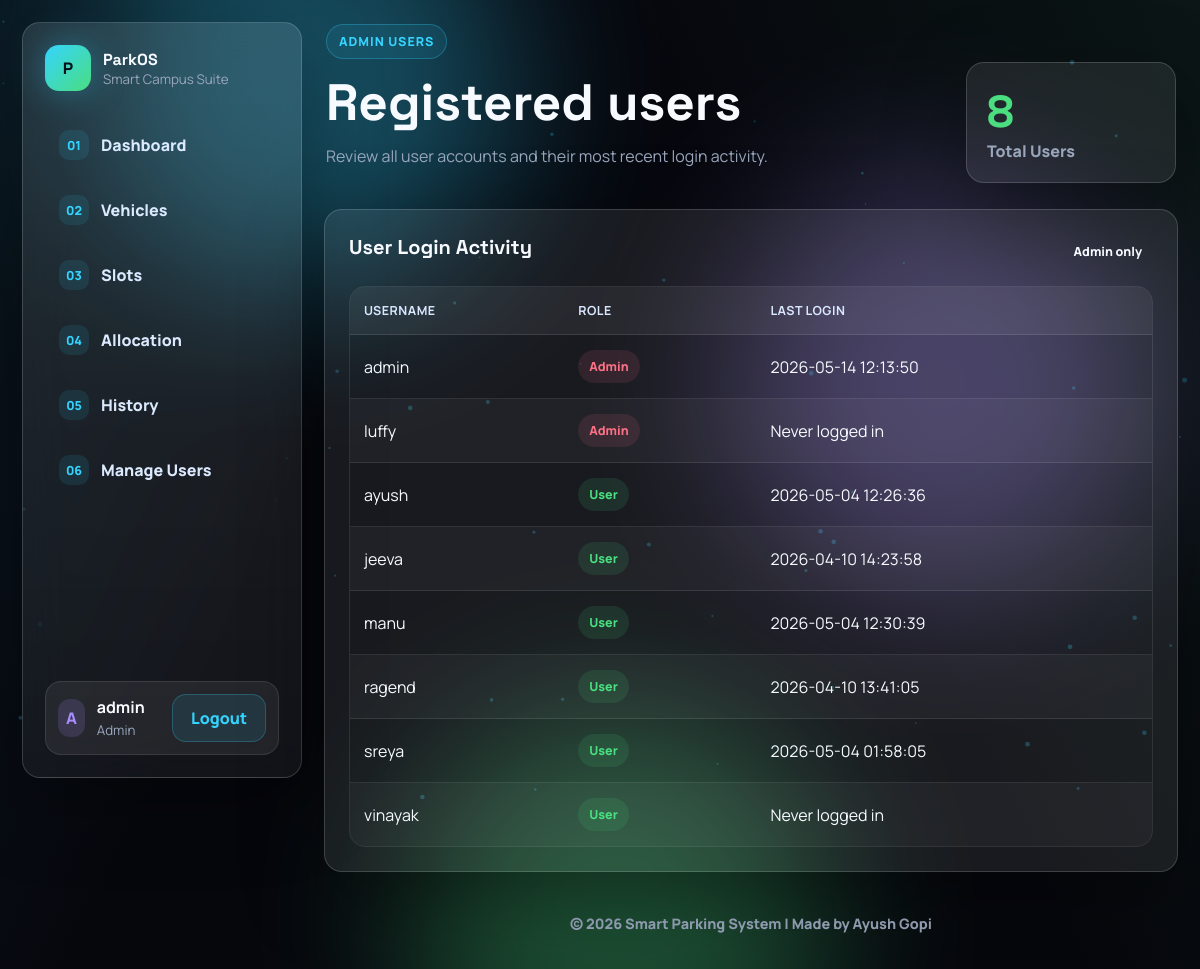
Page /admin/users (signed in) on the committed database.
### tables this page shows
CREATE TABLE users (
            id INTEGER PRIMARY KEY AUTOINCREMENT,
            username TEXT NOT NULL UNIQUE,
            password TEXT NOT NULL,
            role TEXT NOT NULL CHECK(role IN ('admin', 'user'))
        , last_login TEXT);

### app.py (the view)
@app.route("/admin/users")
@admin_required
def admin_users():
    users = query_db(
        """
        SELECT username, role, last_login
        FROM users
        ORDER BY
            CASE WHEN role = 'admin' THEN 0 ELSE 1 END,
            username ASC
        """
    )
    return render_template("users.html", users=users)

### app.py (called while the page is built)
def get_db():
    if "db" not in g:
        g.db = sqlite3.connect(app.config["DATABASE"])
        g.db.row_factory = sqlite3.Row
    return g.db

def query_db(query, params=(), one=False, commit=False):
    db = get_db()
    cursor = db.execute(query, params)
    if commit:
        db.commit()
        return cursor
    rows = cursor.fetchall()
    return (rows[0] if rows else None) if one else rows

def admin_required(view):
    @wraps(view)
    def wrapped_view(**kwargs):
        if session.get("user_id") is None:
            flash("Please log in to continue.", "error")
            return redirect(url_for("login"))
        if session.get("role") != "admin":
            flash("You do not have permission to access that page.", "error")
            return redirect(url_for("dashboard"))
        return view(**kwargs)
    return wrapped_view

@app.before_request
def load_logged_in_user():
    user_id = session.get("user_id")
    if user_id is None:
        g.user = None
    else:
        g.user = query_db("SELECT id, username, role FROM users WHERE id = ?", (user_id,), one=True)

@app.context_processor
def inject_now():
    return {"current_year": datetime.now().year}

### templates/users.html (shortened to what this page needs)
{% extends "base.html" %}
{% block content %}
<section class="page-header">
    <div>
        <span class="eyebrow">Admin Users</span>
        <h1>Registered users</h1>
        <p class="muted">Review all user accounts and their most recent login activity.</p>
    </div>
    <div class="header-badge">
        <strong>{{ users|length }}</strong>
        <span>Total Users</span>
    </div>
</section>
<section class="panel">
    <div class="panel-head">
        <h2>User Login Activity</h2>
        <span class="role-pill">Admin only</span>
    </div>
    {% if users %}
    <div class="table-wrap">
        <table>
            <thead>
                <tr>
                    <th>Username</th>
                    <th>Role</th>
                    <th>Last Login</th>
                </tr>
            </thead>
            <tbody>
                {% for user in users %}
                <tr>
                    <td>{{ user.username }}</td>
                    <td>
                        <span class="status-badge {{ 'occupied' if user.role == 'admin' else 'available' }}">
                            {{ user.role|title }}
                        </span>
                    </td>
                    <td>{{ user.last_login if user.last_login else "Never logged in" }}</td>
                </tr>
                {% endfor %}
            </tbody>
        </table>
    </div>
    {% else %}
    <p class="empty-state">No registered users found.</p>
    {% endif %}
</section>
{% endblock %}

### static/css/style.css (style rules this page uses)
:root { --bg: #06070d; --panel: rgba(14, 18, 30, 0.72); --panel-strong: rgba(18, 24, 39, 0.9); --glass: rgba(255, 255, 255, 0.08); --glass-border: rgba(255, 255, 255, 0.16); --text: #f7fbff; --muted: #9aa7bc; --line: rgba(255, 255, 255, 0.1); --cyan: #35d4ff; --green: #4ade80; --red: #fb7185; --amber: #fbbf24; --violet: #a78bfa; --shadow: 0 24px 80px rgba(0, 0, 0, 0.35); --radius: 18px; --fast: 0.25s ease; --smooth: 0.35s ease; }
* { box-sizing: border-box; }
html { scroll-behavior: smooth; }
body { margin: 0; min-height: 100vh; color: var(--text); background: var(--bg); font-family: "Manrope", sans-serif; overflow-x: hidden; }
body::before { content: ""; position: fixed; inset: 0; z-index: -4; background: linear-gradient(115deg, rgba(53, 212, 255, 0.08), transparent 32%), linear-gradient(245deg, rgba(74, 222, 128, 0.07), transparent 35%), #06070d; }
.brand, .nav-links a, .nav-user, .btn, .status-badge, .role-pill, .slot-topline { display: inline-flex; align-items: center; }
.brand strong, h1, h2, .stat-card strong { font-family: "Space Grotesk", sans-serif; }
.brand small, .nav-user small, .muted, .table-meta, .slot-card p, .activity-item p, .quick-card span:not(.quick-icon), .hero-copy p, .landing-strip p { color: var(--muted); }
.eyebrow { display: inline-flex; padding: 8px 12px; border: 1px solid rgba(53, 212, 255, 0.28); border-radius: 999px; color: var(--cyan); background: rgba(53, 212, 255, 0.09); font-size: 0.78rem; font-weight: 900; letter-spacing: 0.08em; text-transform: uppercase; }
h1, h2, p { margin-top: 0; }
h1 { max-width: 840px; margin: 18px 0 16px; font-size: 4.2rem; line-height: 1.02; letter-spacing: 0; }
h2 { margin-bottom: 8px; font-size: 1.25rem; letter-spacing: 0; }
.hero-metrics div, .landing-strip article, .form-card, .panel, .stat-card, .header-badge, .visual-card { border: 1px solid var(--glass-border); border-radius: var(--radius); background: var(--glass); box-shadow: var(--shadow); backdrop-filter: blur(24px); }
.form-card, .panel { padding: 24px; }
.page-header { display: flex; justify-content: space-between; align-items: end; gap: 20px; padding: 2px; }
.page-header h1 { font-size: 3.2rem; }
.header-badge { min-width: 210px; padding: 20px; }
.header-badge strong { display: block; color: var(--green); font-family: "Space Grotesk", sans-serif; font-size: 2.8rem; }
.header-badge span { color: var(--muted); font-weight: 800; }
.panel { transition: transform var(--smooth), border-color var(--smooth), box-shadow var(--smooth); }
.panel-head { display: flex; align-items: center; justify-content: space-between; gap: 14px; margin-bottom: 18px; }
.table-wrap { overflow-x: auto; border: 1px solid var(--line); border-radius: 16px; }
table { width: 100%; border-collapse: collapse; }
th, td { padding: 15px 14px; text-align: left; border-bottom: 1px solid var(--line); }
th { color: #d9e7ff; background: rgba(255, 255, 255, 0.06); font-size: 0.78rem; letter-spacing: 0.04em; text-transform: uppercase; }
tbody tr { transition: background var(--fast); }
tbody tr:nth-child(even) { background: rgba(255, 255, 255, 0.035); }
tbody tr:last-child td { border-bottom: 0; }
.status-badge, .role-pill { gap: 8px; padding: 8px 11px; border-radius: 999px; font-size: 0.78rem; font-weight: 900; }
.available { color: var(--green); background: rgba(74, 222, 128, 0.11); }
.occupied { color: var(--red); background: rgba(251, 113, 133, 0.11); }

### rows in the picture
users: username "admin", role "Admin", last_login "2026-05-14 12:13:50"
users: username "luffy", role "Admin", last_login "Never logged in"
users: username "ayush", role "User", last_login "2026-05-04 12:26:36"
users: username "jeeva", role "User", last_login "2026-04-10 14:23:58"
users: username "manu", role "User", last_login "2026-05-04 12:30:39"
users: username "ragend", role "User", last_login "2026-04-10 13:41:05"
users: username "sreya", role "User", last_login "2026-05-04 01:58:05"
users: username "vinayak", role "User", last_login "Never logged in"

### other values in the picture
{{ session.username[0]|upper }} "A"
{{ session.username }} "admin"
{{ session.role|title }} "Admin"
{{ users|length }} "8"
